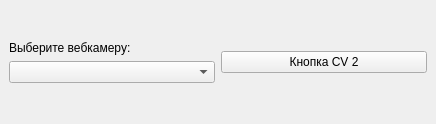
<?xml version="1.0" encoding="UTF-8"?>
<ui version="4.0">
 <class>MainWindow</class>
 <widget class="QMainWindow" name="MainWindow">
  <property name="geometry">
   <rect>
    <x>0</x>
    <y>0</y>
    <width>436</width>
    <height>124</height>
   </rect>
  </property>
  <property name="windowTitle">
   <string>MainWindow</string>
  </property>
  <widget class="QWidget" name="centralwidget">
   <layout class="QHBoxLayout" name="horizontalLayout">
    <item>
     <layout class="QVBoxLayout" name="verticalLayout">
      <item>
       <spacer name="verticalSpacer">
        <property name="orientation">
         <enum>Qt::Vertical</enum>
        </property>
        <property name="sizeHint" stdset="0">
         <size>
          <width>20</width>
          <height>40</height>
         </size>
        </property>
       </spacer>
      </item>
      <item>
       <widget class="QLabel" name="label">
        <property name="text">
         <string>Выберите вебкамеру:</string>
        </property>
       </widget>
      </item>
      <item>
       <widget class="QComboBox" name="comboBox"/>
      </item>
      <item>
       <spacer name="verticalSpacer_2">
        <property name="orientation">
         <enum>Qt::Vertical</enum>
        </property>
        <property name="sizeHint" stdset="0">
         <size>
          <width>20</width>
          <height>40</height>
         </size>
        </property>
       </spacer>
      </item>
     </layout>
    </item>
    <item>
     <widget class="QPushButton" name="pushButton">
      <property name="text">
       <string>Кнопка CV 2</string>
      </property>
     </widget>
    </item>
   </layout>
  </widget>
 </widget>
 <resources/>
 <connections/>
</ui>
